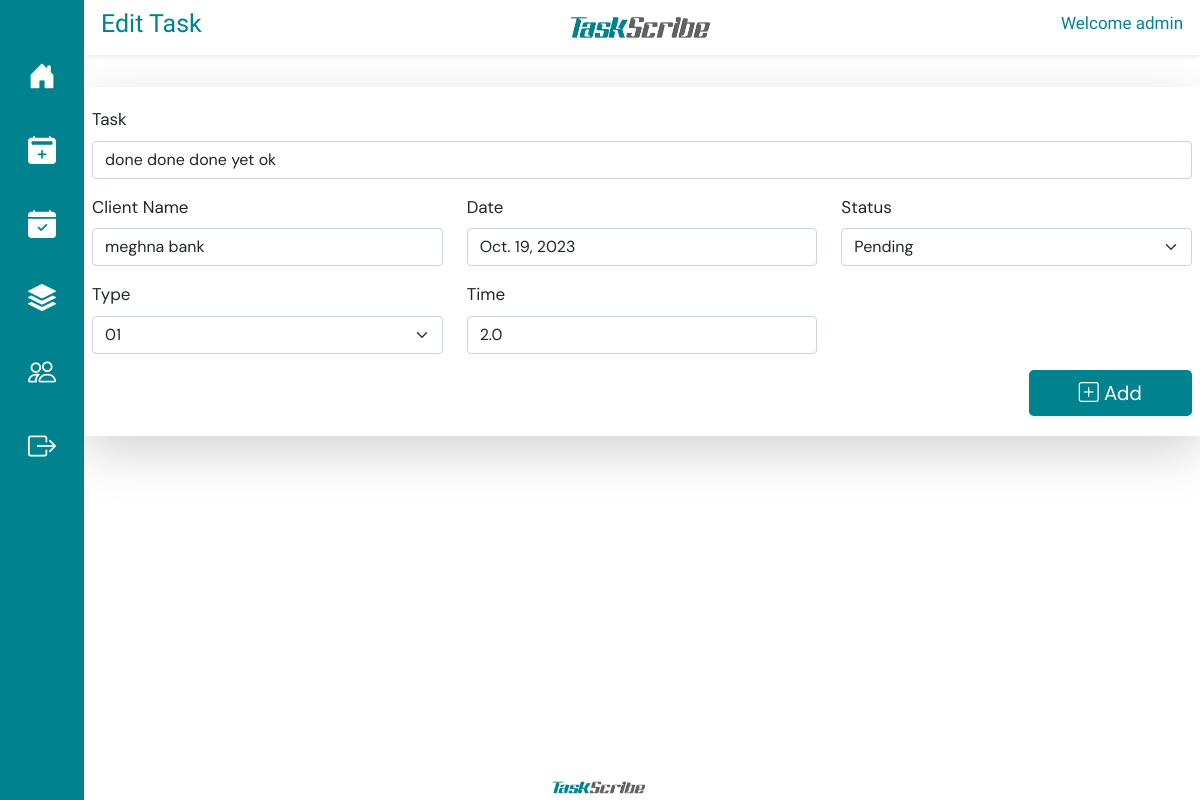
The app's page /edit-task/2/ (signed in), older data.
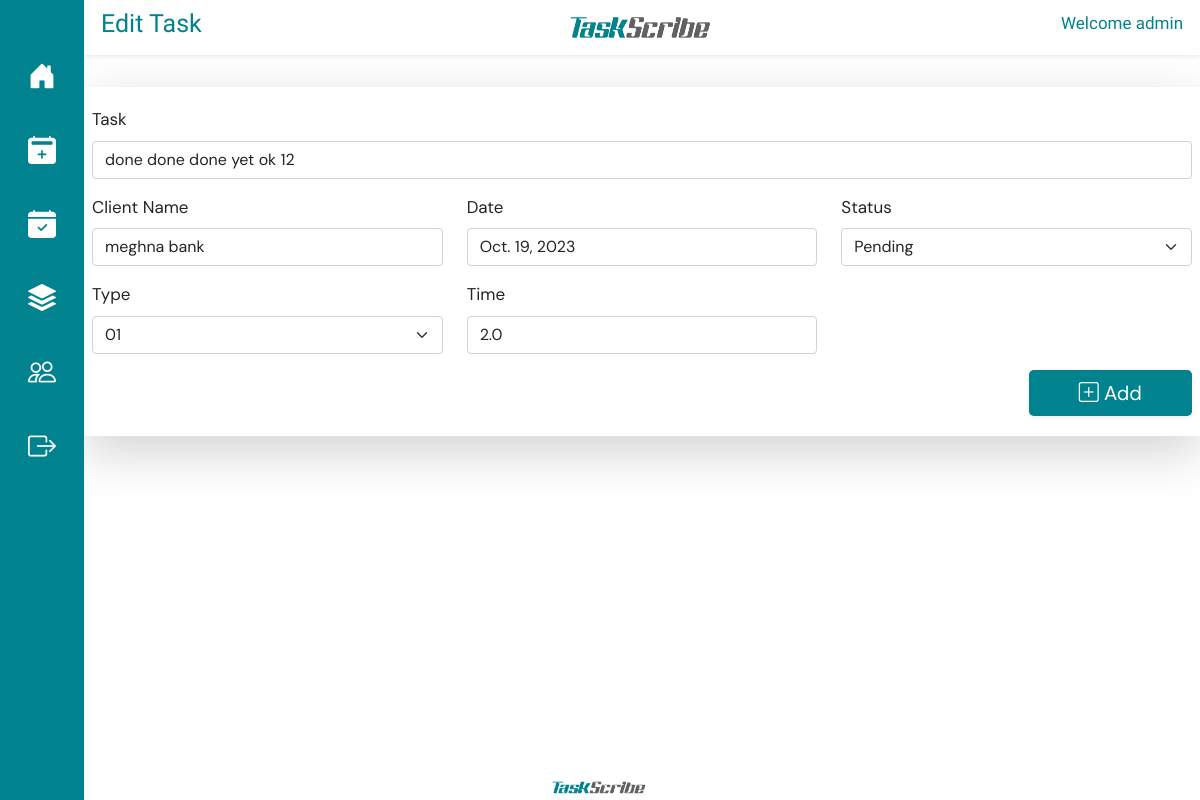
The same page, newer data.
### taskapp/models.py (models this page shows, shortened)
class Task(models.Model):
    name = models.CharField(max_length=500,)
    user = models.ForeignKey(User, on_delete=models.PROTECT)
    type = models.ForeignKey(Type, on_delete=models.CASCADE)
    client = models.ForeignKey(Client, on_delete=models.PROTECT)
    date = models.DateField()
    status = models.CharField(max_length=1, choices=STATUS, default='0')
    time = models.FloatField()

class Client(models.Model):
    name = models.CharField(max_length=100)
    description = models.TextField(max_length=500, null=True)
    file = models.FileField(upload_to='documetns/')
    original_filename = models.CharField(max_length=255)
    uploaded_at = models.DateTimeField(auto_now_add=True)

### taskapp/views.py (the view)
# urls.py: path('edit-task/<int:task_id>/', edit_task, name='edit_task')
@login_required(login_url="/login/")
def edit_task(request, task_id):
    print(task_id)
    task = Task.objects.get(id=task_id)
    task_name = request.GET.get('task_name')
    if task_name:
        task.name = task_name
        task.time = request.GET.get('time')
        task.status = request.GET.get('status')
        task.save()
        return redirect('home')
    return render(request, "edit_task.html", { "task" : task})

### templates/edit_task.html (shortened to what this page needs)
{% extends 'base.html' %}
{% load static %}
{% block titlecontent %}
<div class="row shadow-sm align-items-center" style=" margin-top: 0px; padding: 5px;  color: #00838f;">
    <div class="col">
      <h2 style="font-family: Palanquin Dark; text-align: left; font-size: 25px;">Edit Task</h2>
    </div>
    <div class="col align-items-center text-center">
      <img src="{% static 'img/logof.png' %}" width="150px" height="45px" alt="">
    </div>
    <div class="col align-items-center">
      <h2  style="font-family: Palanquin Dark; text-align: right; font-size: 17px;">Welcome {{ user.username }}</h2>
    </div>
  </div>
{% endblock %}
{% block content %}
<div class="row justify-content-center mt-3">
    <form class="g-3 shadow-lg" method="get" style="background-color: white;  padding-bottom: 20px; padding-top: 20px;">
        <div class="row">
            <div class="col-12">
                <label for="task" class="form-label">Task</label>
                <input type="text" value="{{task.name}}" class="form-control" id="task" placeholder="Task name"
                    name="task_name">
            </div>
        </div>
        <div class="row mt-3">
            <div class="col-lg-4">
                <label for="client" class="form-label">Client Name</label>
                <input type="text" value="{{task.client.name}}" class="form-control" id="client" placeholder=" name"
                    name="client">
            </div>
            <div class="col-lg-4">
                <label for="date" class="form-label">Date</label>
                <input type="text" value="{{task.date}}" name="date" class="form-control">
            </div>
            <div class="col-lg-4">
                <label for="status" class="form-label">Status</label>
                <select name="status" id="status" class="form-select">
                    <option value="0">Pending</option>
                </select>
            </div>
        </div>
        <div class="row mt-3">
            <div class="col-lg-4">
                <label for="type" class="form-label">Type</label>
                <select name="type" id="type" class="form-select">
                    <option value="01">01</option>
                </select>
            </div>
            <div class="col-lg-4">
                <label for="time" class="form-label">Time</label>
                <input type="number" value="{{task.time}}" class="form-control" id="time" name="time">
            </div>
        </div>
        <div class="row mt-3">
            <div class="col-lg-10"></div>
            <div class="col-lg-2">
                <button type="submit" class="btn btn-lg btn-floating w-100 shadow-sm"
                    style="background-color: #00838f; border: none; color: #fff; font-family: DM Sans;">
                    <i class="bi bi bi-plus-square" style="color: #fff;"></i> Add</button>
            </div>
        </div>
</form>
</div>
{% endblock%}

Row changes from the older to the newer data that the page shows:
changed Task "meghna bank": task_name "done done done yet ok" → "done done done yet ok 12"
